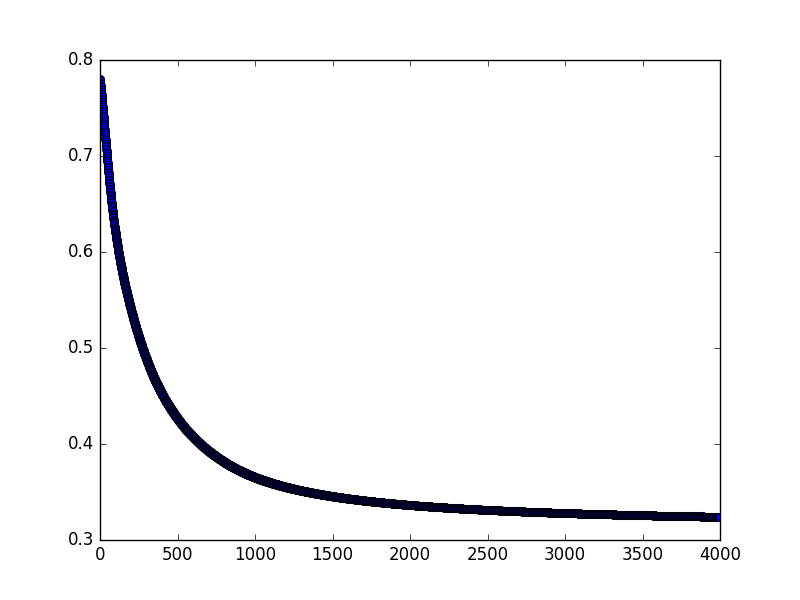

The Python source for this figure:
import tensorflow as tf
import pickle
import matplotlib.pyplot as plt

bank = pickle.load(open('bank.pkl', 'rb', 2))

x_train = bank['x_train']
y_train = bank['y_train']

x_test = bank['x_test']
y_test = bank['y_test']


x = tf.placeholder(tf.float32, shape = [None,4])
y = tf.placeholder(tf.float32, shape = [None,2])

first_layer = tf.layers.dense(x, 4, activation = tf.nn.tanh)
second_layer = tf.layers.dense(first_layer, 3, activation = tf.nn.tanh)
output = tf.layers.dense(second_layer, 2, activation = tf.nn.softmax)

loss = tf.losses.softmax_cross_entropy(onehot_labels= y, logits = output)

optimizer = tf.train.GradientDescentOptimizer(0.01)
train = optimizer.minimize(loss)

accuracy = tf.metrics.accuracy(tf.argmax(y,1), tf.argmax(output,1))

# Inits
init_g = tf.global_variables_initializer()
init_l = tf.local_variables_initializer()

with tf.Session() as sess:

	sess.run(init_g)
	sess.run(init_l)
	# end of inits
	for i in range(4000):
		sess.run(train, feed_dict={x: x_train, y: y_train})
		
		c = sess.run(loss, feed_dict={x: x_train, y:y_train})
		print("Epoch: " + str(i) + " loss: " + str(c))
		plt.plot(i, c, 'bo', label='Testing data')
	
	
	#print("Optimization finished")
	training_cost = sess.run(loss, feed_dict={x: x_train, y: y_train})
	#print("training cost: " + str(training_cost))
	
	
	#print("Testing")
	
	#testing_cost = sess.run(loss, feed_dict={x: x_test, y: y_test})
	#print("Test cost: " + str(testing_cost))
	
	print("Accuracy: " +  str(sess.run(accuracy, feed_dict={x: x_test, y: y_test})))
	
	plt.show()
